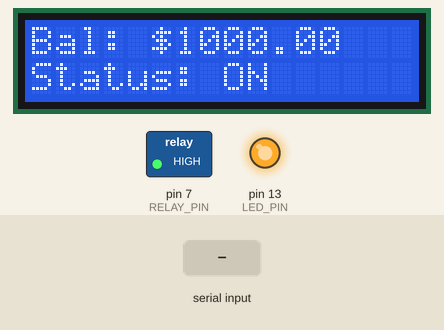
A sketch run on a simulated Arduino Uno, built with avr-gcc and run on an emulated ATmega328P. Shown: 16×2 character LCD, switched loads named in the sketch (green lamp = pin HIGH), output pins drawn as LEDs (lit = HIGH). The inputs (shaded band) are chosen by the test bench. What the sketch prints to the serial monitor is not drawn.

Above: at 1.3 s.
1.4 s: "BAL ,45\n" received over Serial
At 2.2 s:
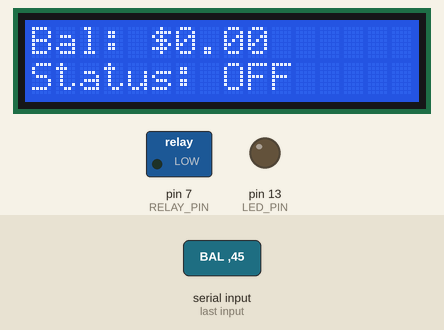
2.9 s: "SET ,45\n" received over Serial
At 4.1 s:
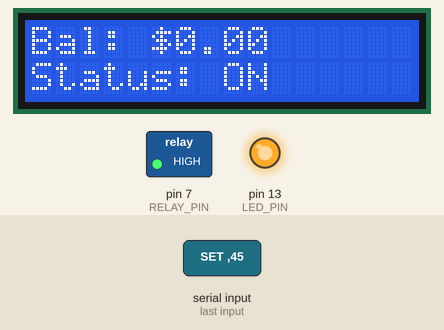
4.4 s: "SET 90\n" received over Serial
At 5.9 s:
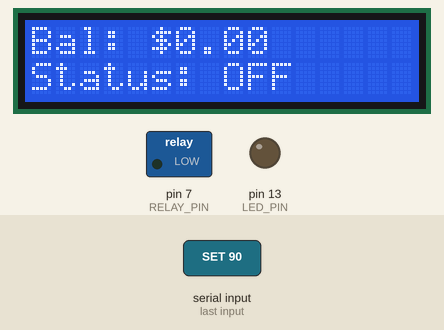
Timing chart, 0 to 7.4 s (numbered marks = the images above; inputs shaded):
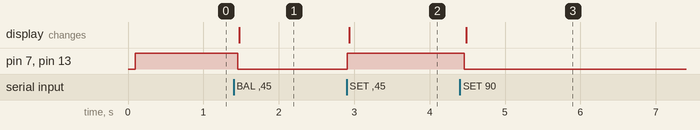

Measured:
- after the input at 1.4 s, pin 7 (RELAY_PIN), pin 13 (LED_PIN): HIGH → LOW after 0.05 s; the display: changes after 0.08 s (image 1)
- after the input at 2.9 s, pin 7 (RELAY_PIN), pin 13 (LED_PIN): LOW → HIGH at once; the display: changes at once (image 2)
- after the input at 4.4 s, pin 7 (RELAY_PIN), pin 13 (LED_PIN): HIGH → LOW after 0.06 s; the display: changes after 0.08 s (image 3)

The sketch:

sys.ino
```cpp
/*
 * Wallet-Based Auto Charge Cutoff System
 * Controls relay to cut power when wallet balance drops below threshold
 *
 * Components needed:
 * - Arduino (Uno/Nano/ESP8266/ESP32)
 * - 5V Relay Module
 * - LCD Display (16x2, optional)
 * - WiFi module (if using Arduino Uno/Nano) or ESP8266/ESP32
 */

#include <Wire.h>
#include <LiquidCrystal_I2C.h>

// Pin definitions
#define RELAY_PIN 7
#define LED_PIN 13

// Wallet configuration
float walletBalance = 1000.0;  // Initial balance
float minBalance = 50.0;        // Minimum balance threshold
float chargeRate = 10.0;        // Cost per hour of charging
bool chargeEnabled = true;

// Time tracking
unsigned long lastUpdateTime = 0;
unsigned long updateInterval = 3600000; // 1 hour in milliseconds

// LCD setup (0x27 is common I2C address, adjust if needed)
LiquidCrystal_I2C lcd(0x27, 16, 2);

void setup() {
  Serial.begin(9600);

  // Initialize pins
  pinMode(RELAY_PIN, OUTPUT);
  pinMode(LED_PIN, OUTPUT);

  // Initialize LCD
  lcd.init();
  lcd.backlight();
  lcd.clear();

  // Initial display
  updateDisplay();

  // Initial relay state
  controlRelay();

  Serial.println("Wallet Charge Control System Started");
  Serial.println("Commands: BAL <amount> | SET <threshold> | RATE <cost>");
}

void loop() {
  // Check for serial commands
  if (Serial.available() > 0) {
    String cmd = Serial.readStringUntil('\n');
    cmd.trim();
    processCommand(cmd);
  }

  // Periodic balance deduction (simulates hourly charging cost)
  unsigned long currentTime = millis();
  if (currentTime - lastUpdateTime >= updateInterval) {
    if (chargeEnabled) {
      deductCharge();
    }
    lastUpdateTime = currentTime;
  }

  // Update display every 2 seconds
  static unsigned long lastDisplay = 0;
  if (millis() - lastDisplay >= 2000) {
    updateDisplay();
    lastDisplay = millis();
  }

  delay(100);
}

void processCommand(String cmd) {
  cmd.toUpperCase();

  // Update wallet balance
  if (cmd.startsWith("BAL ")) {
    float newBalance = cmd.substring(4).toFloat();
    walletBalance = newBalance;
    Serial.print("Balance updated to: ");
    Serial.println(walletBalance);
    controlRelay();
  }

  // Set minimum balance threshold
  else if (cmd.startsWith("SET ")) {
    float newThreshold = cmd.substring(4).toFloat();
    minBalance = newThreshold;
    Serial.print("Threshold set to: ");
    Serial.println(minBalance);
    controlRelay();
  }

  // Set charge rate
  else if (cmd.startsWith("RATE ")) {
    float newRate = cmd.substring(5).toFloat();
    chargeRate = newRate;
    Serial.print("Charge rate set to: ");
    Serial.println(chargeRate);
  }

  // Get current status
  else if (cmd == "STATUS") {
    printStatus();
  }

  else {
    Serial.println("Unknown command");
    Serial.println("Valid: BAL <amount> | SET <threshold> | RATE <cost> | STATUS");
  }
}

void deductCharge() {
  walletBalance -= chargeRate;
  Serial.print("Charge deducted. New balance: ");
  Serial.println(walletBalance);

  controlRelay();
}

void controlRelay() {
  if (walletBalance >= minBalance) {
    // Enable charging
    digitalWrite(RELAY_PIN, HIGH);
    digitalWrite(LED_PIN, HIGH);
    chargeEnabled = true;
    Serial.println("CHARGE ENABLED");
  } else {
    // Disable charging
    digitalWrite(RELAY_PIN, LOW);
    digitalWrite(LED_PIN, LOW);
    chargeEnabled = false;
    Serial.println("CHARGE DISABLED - Low Balance!");
  }

  updateDisplay();
}

void updateDisplay() {
  lcd.clear();

  // Line 1: Wallet balance
  lcd.setCursor(0, 0);
  lcd.print("Bal: $");
  lcd.print(walletBalance, 2);

  // Line 2: Status
  lcd.setCursor(0, 1);
  if (chargeEnabled) {
    lcd.print("Status: ON ");
  } else {
    lcd.print("Status: OFF");
  }
}

void printStatus() {
  Serial.println("=== System Status ===");
  Serial.print("Wallet Balance: $");
  Serial.println(walletBalance);
  Serial.print("Minimum Balance: $");
  Serial.println(minBalance);
  Serial.print("Charge Rate: $");
  Serial.print(chargeRate);
  Serial.println("/hour");
  Serial.print("Charge Status: ");
  Serial.println(chargeEnabled ? "ENABLED" : "DISABLED");
  Serial.println("====================");
}
```
